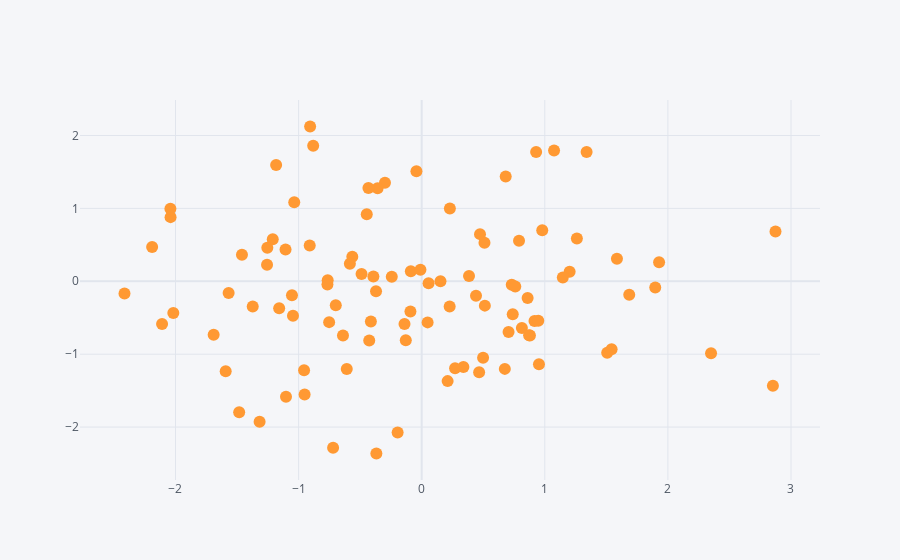

Write notebook code for a chart like this one.
### Code cell
df.iplot(kind='scatter',x='A',y='B',mode='markers') #scatter plot
